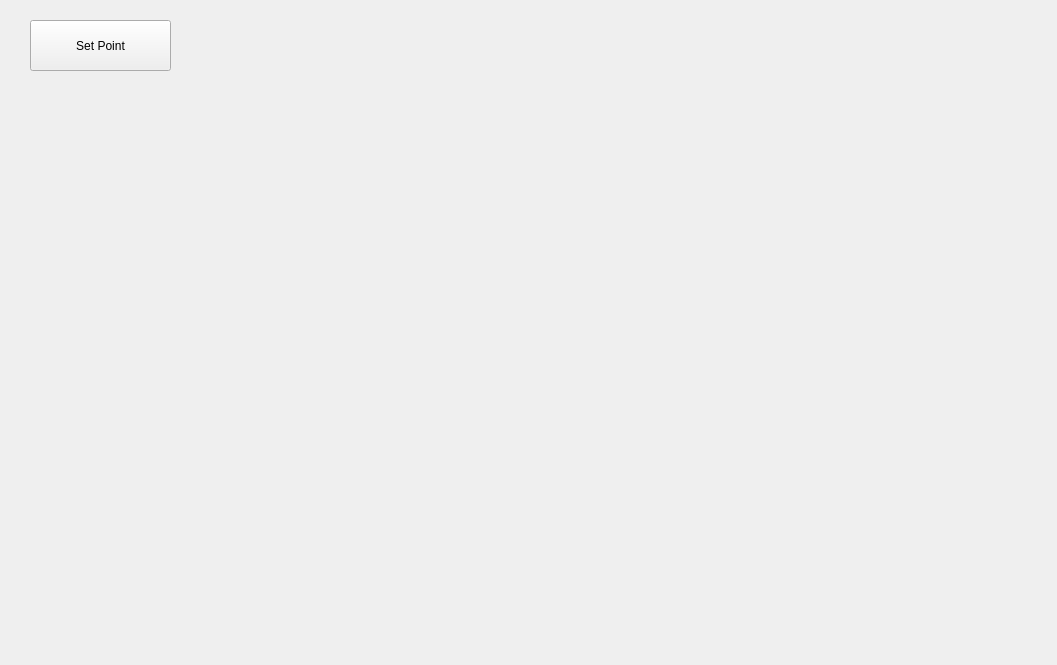
<?xml version="1.0" encoding="UTF-8"?>
<ui version="4.0">
 <class>mainWindowClass</class>
 <widget class="QMainWindow" name="mainWindowClass">
  <property name="geometry">
   <rect>
    <x>0</x>
    <y>0</y>
    <width>1057</width>
    <height>665</height>
   </rect>
  </property>
  <property name="windowTitle">
   <string>mainWindow</string>
  </property>
  <widget class="QWidget" name="centralWidget">
   <widget class="QWidget" name="verticalLayoutWidget">
    <property name="geometry">
     <rect>
      <x>40</x>
      <y>80</y>
      <width>981</width>
      <height>561</height>
     </rect>
    </property>
    <layout class="QVBoxLayout" name="verticalLayout"/>
   </widget>
   <widget class="QPushButton" name="addPoints">
    <property name="geometry">
     <rect>
      <x>30</x>
      <y>20</y>
      <width>141</width>
      <height>51</height>
     </rect>
    </property>
    <property name="text">
     <string>Set Point</string>
    </property>
   </widget>
  </widget>
 </widget>
 <layoutdefault spacing="6" margin="11"/>
 <resources>
  <include location="mainWindow.qrc"/>
 </resources>
 <connections/>
</ui>
